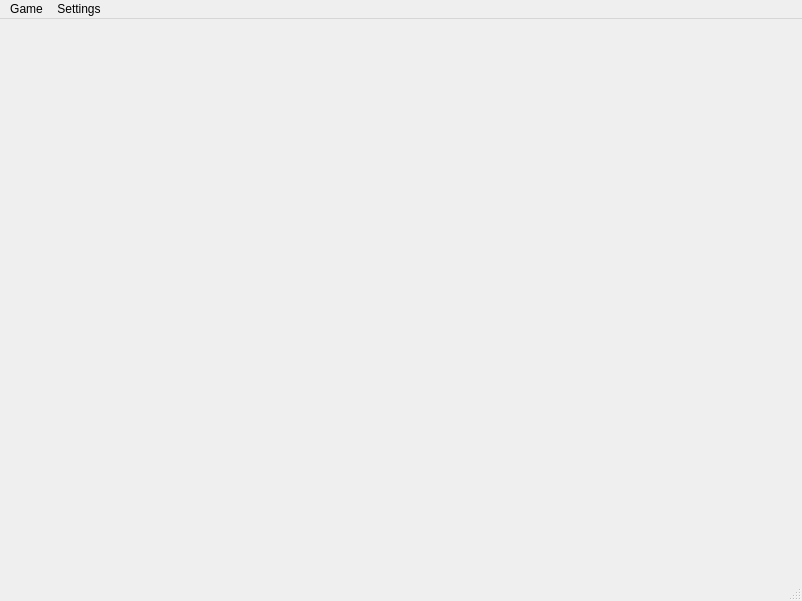
<?xml version="1.0" encoding="UTF-8"?>
<ui version="4.0">
 <class>MainWindow</class>
 <widget class="QMainWindow" name="MainWindow">
  <property name="geometry">
   <rect>
    <x>0</x>
    <y>0</y>
    <width>802</width>
    <height>601</height>
   </rect>
  </property>
  <property name="windowTitle">
   <string>MainWindow</string>
  </property>
  <widget class="QWidget" name="centralwidget"/>
  <widget class="QMenuBar" name="menubar">
   <property name="geometry">
    <rect>
     <x>0</x>
     <y>0</y>
     <width>802</width>
     <height>20</height>
    </rect>
   </property>
   <widget class="QMenu" name="menuGame">
    <property name="title">
     <string>Game</string>
    </property>
    <addaction name="actionStart"/>
    <addaction name="actionEnd"/>
    <addaction name="actionRestart"/>
    <addaction name="separator"/>
    <addaction name="actionExit"/>
   </widget>
   <widget class="QMenu" name="menuSettings">
    <property name="title">
     <string>Settings</string>
    </property>
   </widget>
   <addaction name="menuGame"/>
   <addaction name="menuSettings"/>
  </widget>
  <widget class="QStatusBar" name="statusbar"/>
  <action name="actionStart">
   <property name="text">
    <string>Start</string>
   </property>
  </action>
  <action name="actionEnd">
   <property name="text">
    <string>End</string>
   </property>
  </action>
  <action name="actionRestart">
   <property name="text">
    <string>Restart</string>
   </property>
  </action>
  <action name="actionExit">
   <property name="text">
    <string>Exit</string>
   </property>
  </action>
 </widget>
 <resources/>
 <connections/>
</ui>
